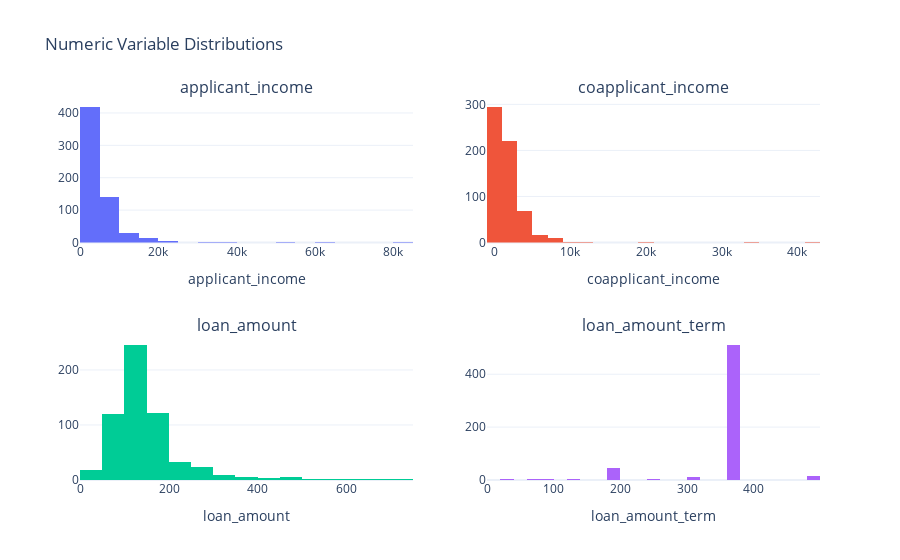

Notebook code for this chart:
### Code cell
num_cols = 2
num_rows = (len(df_numeric.columns) + num_cols - 1) // num_cols
fig = make_subplots(rows=num_rows, cols=num_cols, subplot_titles=df_numeric.columns)

for i, column in enumerate(df_numeric.columns):
    row = i // num_cols + 1
    col = i % num_cols + 1
    fig.add_trace(
        go.Histogram(x=df_numeric[column], nbinsx=30, name=column),
        row=row, col=col
    )
    fig.update_xaxes(title_text=column, row=row, col=col)
    
fig.update_layout(
    title='Numeric Variable Distributions',
    height=800,
    showlegend=False,
    template='plotly_white'
)

fig.show()

### Figure 1 — Plotly figure (JSON) as saved in the notebook; plotly's stock layout.template omitted (floating-point values rounded to 4 significant figures; data arrays with more than 128 entries replaced by an {"elided": "..."} marker saying what was removed)
{"data": [{"name": "applicant_income", "nbinsx": 30, "type": "histogram", "x": {"elided": "614 int values"}, "xaxis": "x", "yaxis": "y"}, {"name": "coapplicant_income", "nbinsx": 30, "type": "histogram", "x": {"elided": "614 float values"}, "xaxis": "x2", "yaxis": "y2"}, {"name": "loan_amount", "nbinsx": 30, "type": "histogram", "x": {"elided": "614 int values"}, "xaxis": "x3", "yaxis": "y3"}, {"name": "loan_amount_term", "nbinsx": 30, "type": "histogram", "x": {"elided": "614 int values"}, "xaxis": "x4", "yaxis": "y4"}], "layout": {"annotations": [{"font": {"size": 16}, "showarrow": false, "text": "applicant_income", "x": 0.225, "xanchor": "center", "xref": "paper", "y": 1, "yanchor": "bottom", "yref": "paper"}, {"font": {"size": 16}, "showarrow": false, "text": "coapplicant_income", "x": 0.775, "xanchor": "center", "xref": "paper", "y": 1, "yanchor": "bottom", "yref": "paper"}, {"font": {"size": 16}, "showarrow": false, "text": "loan_amount", "x": 0.225, "xanchor": "center", "xref": "paper", "y": 0.375, "yanchor": "bottom", "yref": "paper"}, {"font": {"size": 16}, "showarrow": false, "text": "loan_amount_term", "x": 0.775, "xanchor": "center", "xref": "paper", "y": 0.375, "yanchor": "bottom", "yref": "paper"}], "autosize": true, "showlegend": false, "title": {"text": "Numeric Variable Distributions"}, "xaxis": {"anchor": "y", "autorange": true, "domain": [0, 0.45], "range": [-0.5, 85000.0], "title": {"text": "applicant_income"}, "type": "linear"}, "xaxis2": {"anchor": "y2", "autorange": true, "domain": [0.55, 1], "range": [-1000, 43000], "title": {"text": "coapplicant_income"}, "type": "linear"}, "xaxis3": {"anchor": "y3", "autorange": true, "domain": [0, 0.45], "range": [-0.5, 749.5], "title": {"text": "loan_amount"}, "type": "linear"}, "xaxis4": {"anchor": "y4", "autorange": true, "domain": [0.55, 1], "range": [-0.5, 499.5], "title": {"text": "loan_amount_term"}, "type": "linear"}, "yaxis": {"anchor": "x", "autorange": true, "domain": [0.625, 1], "range": [0, 440]}, "yaxis2": {"anchor": "x2", "autorange": true, "domain": [0.625, 1], "range": [0, 309.5]}, "yaxis3": {"anchor": "x3", "autorange": true, "domain": [0, 0.375], "range": [0, 258.9]}, "yaxis4": {"anchor": "x4", "autorange": true, "domain": [0, 0.375], "range": [0, 538.9]}}}
